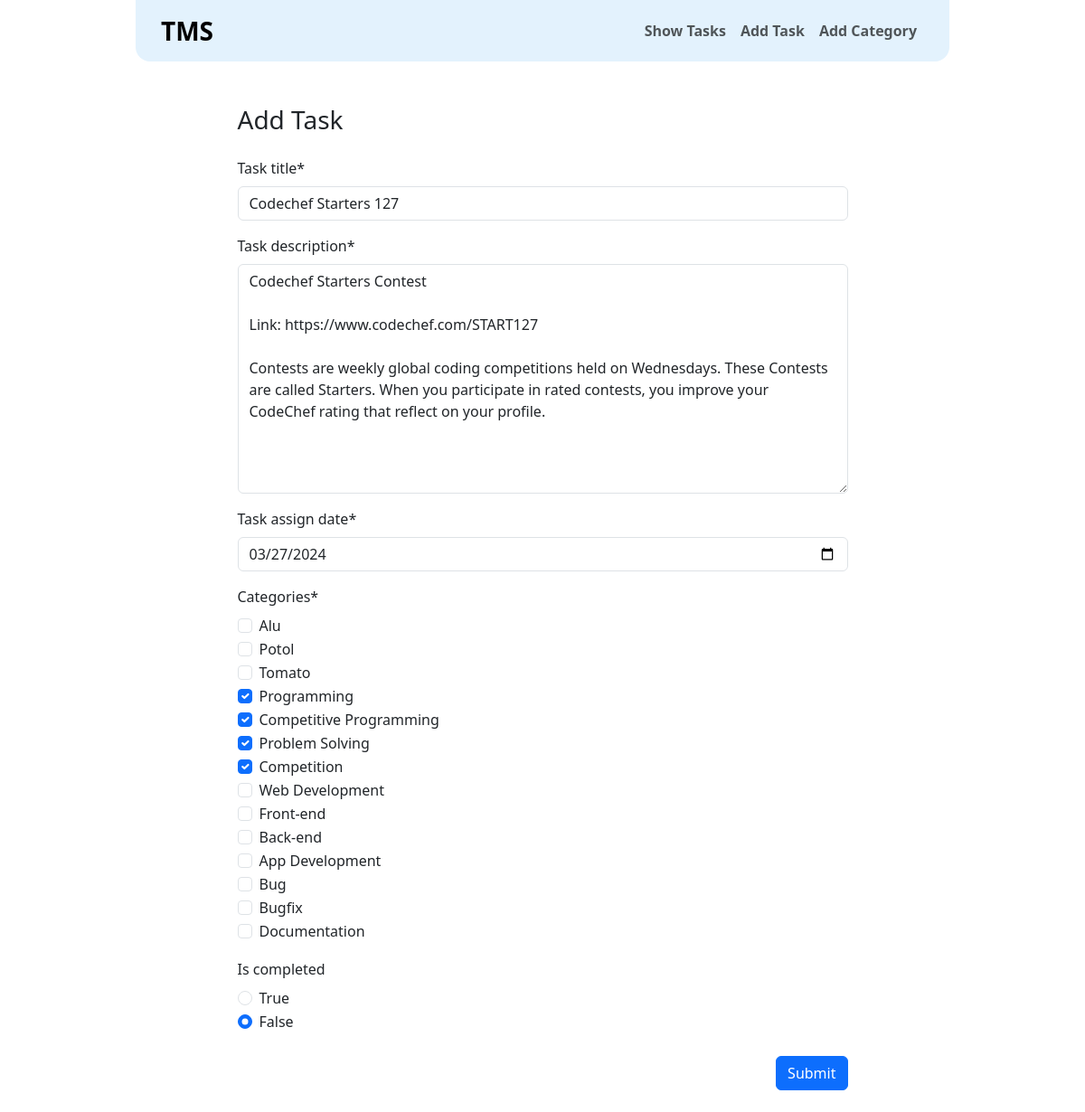
The app's page /task/edit/2 with its own data.
### task/models.py (models this page shows, shortened)
class Task(models.Model):
    task_title = models.CharField(max_length=200)
    task_description = models.TextField()
    task_assign_date = models.DateField()
    categories = models.ManyToManyField(Category)
    is_completed = models.BooleanField(blank=True, default=False)

### task/views.py (the view)
# urls.py: path("edit/<int:id>", views.edit_task, name="edit_task"),
def edit_task(request, id):
    task = Task.objects.get(pk=id)
    if request.method == "POST":
        task_form = TaskForm(request.POST, instance=task)
        if task_form.is_valid():
            task_form.save()
            return redirect("home")
    else:
        task_form = TaskForm(instance=task)
    return render(request, "task/task.html", {"form": task_form})

### task/forms.py
class TaskForm(forms.ModelForm):
    class Meta:
        model = Task
        fields = "__all__"
        widgets = {
            "categories": forms.CheckboxSelectMultiple(),
            "is_completed": forms.RadioSelect(
                choices=[
                    ("True", "True"),
                    ("False", "False"),
                ],
            ),
            "task_assign_date": forms.DateInput(attrs={"type": "date"}),
        }

### category/models.py (called while the page is built)
    def __str__(self) -> str:
        return self.category_name

### task/templates/task/task.html
{% extends "base.html" %} {% block content %}
<div class="w-75 mx-auto">
  <h3 class="mb-4">Add Task</h3>
  {% load crispy_forms_tags %}
  <form method="post">
    {% csrf_token %} {{form|crispy}}
    <div class="d-flex justify-content-end my-4">
      <input class="btn btn-primary" type="submit" value="Submit" />
    </div>
  </form>
</div>
{% endblock content %}

### records on screen
Task: task_title "Codechef Starters 127", task_description "Codechef Starters Contest Link: https://www.codechef.com/START127 Contests are weekly global coding competitions held on Wednesdays. These Contests are called Starters. When you participate in rated contests, you improve your CodeChef rating that reflect on your profile.", task_assign_date "03/27/2024", is_completed "☐ True ☑ False"
